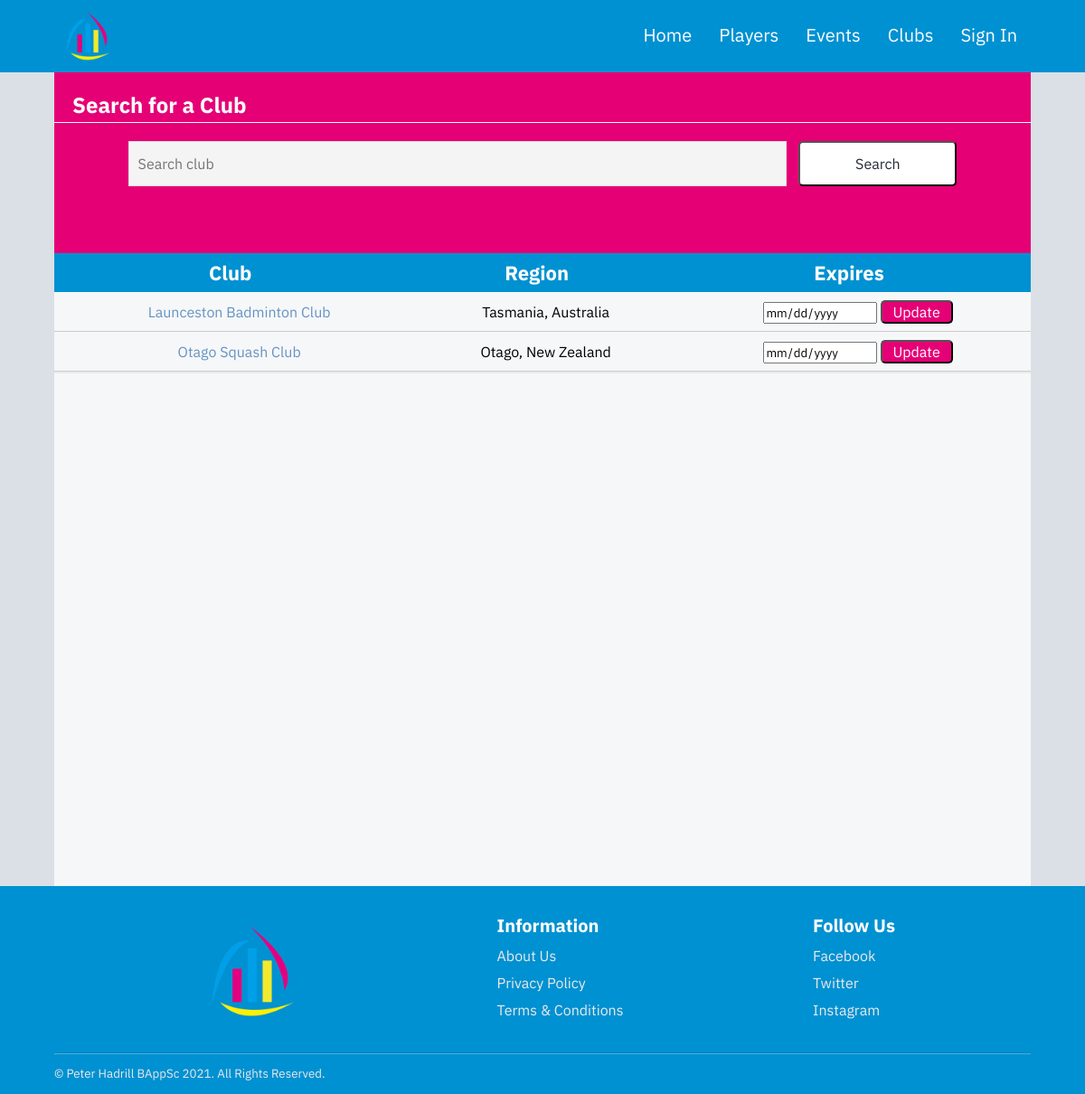
Page /manage-club-exp.php on the committed database.
### tables this page shows
CREATE TABLE IF NOT EXISTS `club` (
  `club_id` INT NOT NULL UNIQUE AUTO_INCREMENT,
  `name` VARCHAR(90) NOT NULL UNIQUE,
  `country_id` INT NOT NULL,
  `state_id` INT NOT NULL,
  `sport_id` INT NOT NULL,
  `club_exp` date NOT NULL,
  PRIMARY KEY (`club_id`),
  FOREIGN KEY (`country_id`) REFERENCES country(country_id),
  FOREIGN KEY (`state_id`) REFERENCES state(state_id),
  FOREIGN KEY (`sport_id`) REFERENCES sport(sport_id)
);

### includes/initialize.php (called while the page is built, shortened)
<?php
    require("./classes/database.php");
    require("./classes/account.php");
    require("./classes/content-manager.php");
    $database = new Database();
    $contentManager = new ContentManager($database);
?>

### classes/content-manager.php (called while the page is built, shortened)
<?php
class ContentManager
{
	private $database;
	public function __construct($database)
	{
		$this->database = $database;
	}
  public function searchClubsEXP($search)
  {
	  $search = "%" . $search . "%";
		$query = "SELECT club.club_id, club.name as club, sport.name as sport, CONCAT(state.name, ', ', country.name) as region, club.club_exp FROM club
			JOIN country ON club.country_id = country.country_id
			JOIN state ON club.state_id = state.state_id
			JOIN sport ON club.sport_id = sport.sport_id
			WHERE
			club.name LIKE ?
			OR state.name LIKE ?
			OR country.name LIKE ?
			OR sport.name LIKE ?
			ORDER BY club.club_exp ASC, club.name ASC";
		$result = $this->database->query($query,[$search,$search,$search,$search]);
		return $result;
  }
}
?>

### classes/database.php (called while the page is built, shortened)
<?php
class Database
{
	private $connection;
	public function __construct()
	{
		$configuration = parse_ini_file("./configurations/config.ini");
		try
		{
			$dsn = "mysql:host=".$configuration["hostname"].";dbname=".$configuration["databaseName"].";charset=".$configuration["charset"];
			$this->connection = new PDO($dsn, $configuration["username"], $configuration["password"]);
			$this->connection->setAttribute(PDO::ATTR_ERRMODE, PDO::ERRMODE_EXCEPTION);
		}
		catch(PDOException $exception)
		{
			echo "Database connection failed. Contact the server administrator";
		}
	}
	public function query($query, $parameters = NULL)
	{
		try
		{
			$result = $this->connection->prepare($query);
			$result->execute($parameters);
		}
		catch(PDOException $exception)
		{
		}
		return $result;
	}
}
?>

### manage-club-exp.php (the view, shortened to what this page needs)
<?php
    include("./includes/header.php");
    include("./includes/navigation.php");
    $rowsPerPage = 15;
    if (isset($_POST['search'])){
		$search = $_POST['search'];
	}
	else {
		$search = "";
	}
?>
<article id="manage-club-exp-page-article">
    <div class="club-search-filter-container">
        <div id="club-search-filter-line">
            <h1 id="club-search-filter-title">Search for a Club</h1>
        </div>
        <div class="search-box">
			<form method='post' action='./manage-club-exp.php'>
				<div class="search-field">
				<input type="txt" class="search-input" name="search" placeholder="Search club"
				<?php
					echo "value='" . $search . "' ";
				?>
				>
				<button class="search-button" type="submit">Search</button>
				</div>
            </form>
        </div>
    </div>
    <div class="search-result-container">
        <table class='search-result-table'>
	      <tr>
	      <th>Club</th>
	      <th>Region</th>
	      <th>Expires</th>
	      </tr>
          <?php
			$result = $contentManager->searchClubsEXP($search);
			$count = 0;
			while ($row = $result->fetch())
			{
				$page = intdiv($count,$rowsPerPage);
				echo "<tr class='club-search-results club-search-results-page-" . $page . "'";
				if ($page > 0)
				{
					echo " hidden ";
				}
				echo ">";
				echo "<td><a id='player-name-link' href='./club-profile.php?id=" . $row['club_id'] . "'>" . $row['club'] . "</a></td>";
				echo "<td>" . $row['region'] . "</td>";
				echo "<td>
				<form action='./manage-club-exp.php' method='post'>
				<input type='hidden' name='club-id' value='" . $row['club_id'] . "' />
				<input type='hidden' name='club-name' value='" . $row['club'] . "' />
				<input type='date' name='exp-date' value='" . $row['club_exp'] . "' />
				<button class='account-table-administrators-button'>Update</button>
				</form></td>";
				echo "</tr>";
				$count++;
			}
          ?>
        </table>
    </div>
    <div class="search-pagination-buttons">
    </div>
</article>
<?php
    include("./includes/footer.php");
?>

### rows in the picture
club: name "Launceston Badminton Club", region "Tasmania, Australia"
club: name "Otago Squash Club", region "Otago, New Zealand"
